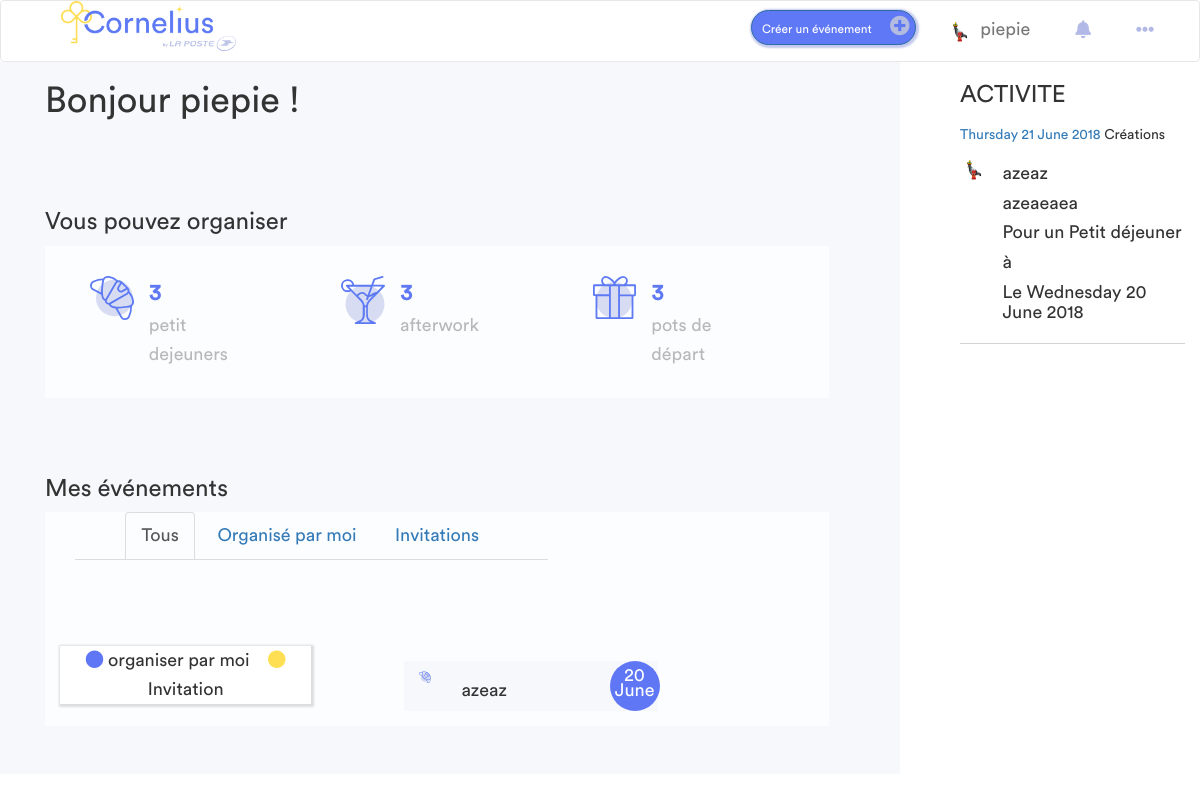
/ (signed in), run on the app's committed database.
### conciergerie/models.py (models this page shows)
class Activite(models.Model):
    date = models.DateTimeField(null=True)
    type = models.ForeignKey(
        'TypeActivite',
        on_delete=models.CASCADE,
    )
    event = models.ForeignKey(
        'Event',
        on_delete=models.CASCADE,
    )
    user = models.ForeignKey(
        'Utilisateur',
        on_delete=models.CASCADE,
    )

class Event(models.Model):
    title = models.TextField()
    desc = models.TextField()
    organizer = models.ForeignKey(
        'Utilisateur',
        on_delete=models.CASCADE,
    )
    place = models.ForeignKey(
        'Place',
        on_delete=models.CASCADE,
        null=True
    )
    service = models.ForeignKey(
        'Service',
        on_delete=models.CASCADE,
        null=True
    )
    date = models.DateTimeField(null=True)

class TypeActivite(models.Model):
    name = models.TextField()

class Utilisateur(models.Model):
    user = models.OneToOneField(User, on_delete=models.CASCADE)
    credit = models.TextField()
    avatar = models.ImageField()

class Service(models.Model):
    name = models.TextField()

### conciergerie/views.py (the view)
# urls.py: url(r'^$', views.index, name='index'),
@login_required
def index(request):
    user = ''
    if request.user:
        user = request.user
    util = Utilisateur.objects.filter(user=user)
    activites = []
    activite = Activite.objects.filter(user=util[0]).order_by('date')[:3]
    for e in activite:
        date =e.event.date
        e.day =date.strftime('%d')
        e.month = date.strftime('%B')
        e.date = e.date.strftime('%A %d %B %Y')
        e.event.date = date.strftime('%A %d %B %Y')
        activites.append(e)
    return render(request, 'index.html', {'avatar': util[0].avatar, 'activites': activites})

### conciergerie/templates/index.html (shortened to what this page needs)
{% extends 'header.html' %}
{% load static %}
{% block content %}
<body>
    <div class="container-perso col-sm-9">
        <div class="row">
            <h1>Bonjour {{ user.username}} !</h1>
        </div>
            <br><br>
        <div class="row">
            <h3>Vous pouvez organiser</h3>
        </div>
        <div class="row">
            <div class="col-sm-11 bg-white">
                <div class="col-sm-4" id="credit-type">
                    <div class="col-sm-4">
                        <img src="{% static 'img/ptit-dej.svg' %}" class="svg-icons" alt="">
                    </div>
                    <div class="col-sm-4 no-padding">
                        <span class="credit-number">3</span>
                        <br>
                        <span class="event-name">petit dejeuners</span>
                    </div>
                </div>
                <div class="col-sm-4" id="credit-type">
                    <div class="col-sm-4">
                        <img src="{% static 'img/afterwork.svg' %}" class="svg-icons" alt="">
                    </div>
                    <div class="col-sm-4 no-padding">
                        <span class="credit-number">3</span>
                        <br>
                        <span class="event-name">afterwork</span>
                    </div>
                </div>
                <div class="col-sm-4" id="credit-type">
                    <div class="col-sm-4">
                        <img src="{% static 'img/pot-depart.svg' %}" class="svg-icons" alt="">
                    </div>
                    <div class="col-sm-4 no-padding">
                        <span class="credit-number">3</span>
                        <br>
                        <span class="event-name">pots de départ</span>
                    </div>
                </div>
            </div>
        </div>
            <br><br>
        <div class="row">
            <h3>Mes événements</h3>
        </div>
        <div id="block-my-events" class="">
            <div class="row">
                 <div class="col-sm-11 bg-white">
                    <div class="col-sm-8 btn-event">
                        <div class="card-menu">
                            <ul class="nav nav-tabs" role="tablist">
                                <li role="presentation" class="active"><a href="#all" aria-controls="profile" role="tab" data-toggle="tab">Tous</a></li>
                                <li role="presentation"><a href="#me" aria-controls="messages" role="tab" data-toggle="tab">Organisé par moi</a></li>
                                <li role="presentation"><a href="#inivte" aria-controls="settings" role="tab" data-toggle="tab">Invitations</a></li>
                            </ul>
                        </div>
                    </div>
                 </div>
            </div>
                <div class="row">
                    <div class="col-sm-11 bg-white">
                        <br><br><br>
                             <div class="col-sm-4" id="calendar-div">
                                 <span><i class="fas fa-circle blue-circle"></i> organiser par moi</span> &nbsp;&nbsp;
                                 <span><i class="fas fa-circle yellow-circle"></i> Invitation</span>
                             </div>
                            <div class="col-sm-offset-1 col-sm-5">
                                <div class="tab-content">
                                  <div id="all" class="tab-pane fade in active">
                                      <div class="event-list">
                                    {% for activite in activites %}
                                        <div class="bg-grey">
                                            <div class="col-sm-2">
                                            {% if  activite.event.service.id == 1 %}
                                                 <img src="{% static 'img/ptit-dej.svg' %}" class="svg-icons" alt="">
                                            {% elif activite.event.service.id == 2 %}
                                                 <img src="{% static 'img/afterwork.svg' %}" class="svg-icons" alt="">
                                            {% elif activite.event.service.id == 3 %}
                                                 <img src="{% static 'img/pot-depart.svg' %}" class="svg-icons" alt="">
                                            {% endif %}
                                            </div>
                                            <div class="col-sm-7 text-padding">
                                                {{ activite.event.title }}
                                            </div>
                                            <div class="col-sm-2">
                                                    {% if user.id == activite.event.organizer.user.id %}
                                                        <div class="circled-blue">
                                                    {% else %}
                                                        <div class="circled-yellow">
                                                    {% endif %}
                                                    <span>{{ activite.day }}</span>
                                                    <div style="line-height: 0.1;">{{ activite.month }}</div>
                                                </div>
                                            </div>
                                        </div>
                                    {% endfor %}
                                      </div>
                                  </div>
                                </div>
                        </div>
                    </div>
                </div>
        </div>
    </div>
    <div class="container-small-perso col-sm-3">
        <h3>ACTIVITE</h3>
        {% if activites|length > 0 %}
            {% for activite in activites %}
                <div class="event-card">
                    <div class="row">
                        <div class="col-sm-12">
                            <h5><a href="">{{ activite.date }}</a> {{ activite.type.name }}</h5>
                        </div>
                    </div>
                    <div class="row">
                        <div class="col-sm-2">
                            <img src="/static/img/{{ activite.event.organizer.avatar }}" class="avatar">
                        </div>
                        <div class="col-sm-10">
                            <div><h4>{{ activite.event.title }}</h4></div>
                            <div><h4>{{ activite.event.desc }}</h4></div>
                            <div><h4>Pour un {{ activite.event.service.name }}</h4></div>
                            <div><h4>à {{ activite.event.place.name }}</h4></div>
                            <div><h4>Le {{ activite.event.date }}</h4></div>
                        </div>
                    </div>
                </div>
            {% endfor %}
        {% endif %}
    </div>
</body>
{% endblock %}

### conciergerie/templates/header.html (shortened to what this page needs)
{% block base %}
<!DOCTYPE html>
{% load static %}
<html lang="en">
<head>
{% block style %}
    <link href="//maxcdn.bootstrapcdn.com/bootstrap/3.3.0/css/bootstrap.min.css" rel="stylesheet" id="bootstrap-css">
    <link rel="stylesheet" href="https://use.fontawesome.com/releases/v5.0.13/css/all.css">
    <link rel="stylesheet" href="https://cdnjs.cloudflare.com/ajax/libs/bootstrap-datepicker/1.4.1/css/bootstrap-datepicker3.css"/>
    <link rel="stylesheet" href="{% static 'css/bootstrap-tagsinput.css' %}">
    <link rel="stylesheet" href="{% static 'font/circular/style.css' %}">
    <link rel="stylesheet" href="{% static 'css/main.css' %}">
{% endblock %}
</head>
<body>
    {% block nav %}
        <nav class="navbar navbar-default">
          <div class="container-fluid" id="brand-div">
            <div class="navbar-header">
                <a class="navbar-brand brand-padding"href="{% url 'index' %}"><img src="{% static 'img/logo.png' %}" class="logo"></a>
            </div>
            <div class="collapse navbar-collapse" id="bs-example-navbar-collapse-1">
              <ul class="nav navbar-nav navbar-right">
                  {% if user.is_authenticated %}
                      <li class="btn-padding"><a href="{% url 'create_event' %}" class="btn-create-event btn btn-primary">Créer un événement <i class="fa fa-plus-circle circle-btn"></i></a></li>
                      <li class="dropdown">
                        <a href="#" class="dropdown-toggle" data-toggle="dropdown">
                            <img src="/static/img/{{ avatar.url }}" class="avatar">
                            <span>{{ user.username}}</span>
                        </a></li>
                      <li class="li-padding"><a href=""><i class="fa fa-bell color-3"></i></a></li>
                      <li class="li-padding"><a href=""><i class="fa fa-ellipsis-h color-3"></i></a></li
                  {% else %}
                      <li class="li-padding"><a href="{% url 'login' %}"><i class="fas fa-sign-in-alt color-3"></i></a></li
                  {% endif %}
              </ul>
            </div>
          </div>
        </nav>
    {% endblock %}
{% endblock %}
{% block content %}
{% endblock %}
{% block footer %}
    </body>
    </html>
{% endblock %}

### static/css/main.css (style rules this page uses)
body, html { height: 100%; font-family: 'Circular Std Book','Roboto','Helvetica','Arial',sans-serif!important; font-size: 18px!important; }
.navbar { margin-bottom: 0!important; }
.logo { max-width: 175px; padding-bottom: 10px; }
.li-padding { padding-top: 1%; }
.btn-padding { padding-top: 2%; }
.brand-padding { padding-top: 0 !important; }
#brand-div { padding-left: 5% !important; }
.navbar-default { background-color: white!important; }
.container-perso { background-color: #f7f8fc; padding-left: 5%!important; padding-bottom: 4%!important;; }
div { line-height: 1.6; }
.bg-white { background-color: #fcfdff!important; }
.svg-icons { max-height: 50px; max-width: 100px; }
#credit-type { padding-top: 30px; padding-bottom: 30px; }
.no-padding { padding: 0!important; }
.btn-event { padding-left: 15px!important; }
.blue-circle { color : #5f77f5; }
.yellow-circle { color: #fedf53; }
#calendar-div { background-color: white; box-shadow: 1px 1px 2px 2px #dddddd; text-align: center; }
.event-list { display: flex; flex-direction: column; padding:5px; max-height: 300px; overflow: auto; }
.bg-grey { background-color: #f7f8fc!important; margin:10px !important; }
.text-padding { padding-top: 15px; }
.circled-blue { width: 50px; height: 50px; background: #5f77f5; border-radius: 70px; text-align: center; color: #ffffff; }
.container-small-perso { background-color: #ffffff; padding-left: 5%; height: auto; }
.avatar { height: 30px; width: 30px; border-radius: 50% }
.event-card { padding-bottom: 10px; margin-bottom: 10px; border-bottom: lightgrey solid 1px; }
.btn-create-event { border-radius: 30px!important; padding: 5px 5px 5px 10px!important; color:white!important; background-color: #5f78f6!important; font-size: 12px!important; box-shadow: 1px 1px 2px 2px #c3c9ed!important; }
.navbar-nav>li { margin-right: 15px; }
.circle-btn { color: #b3bbdf!important; font-size: 20px!important; padding-left: 15px; }
.color-3 { color : #b2b9e7; }
.credit-number { color : #5f79f2; font-weight: bold; font-size: 22px; }
.event-name { color : #b8b8b8; }
.nav-tabs > li, .nav-pills > li { float:none!important; display:inline-block!important;; }
.nav-tabs, .nav-pills { text-align:center!important; }
.nav-tabs>li.active>a, .nav-tabs>li.active>a:hover, .nav-tabs>li.active>a:focus { background-color: transparent!important; }

### data on the page
Activite: event "azeaz", day "20", month "June", date "Thursday 21 June 2018", type.name "Créations", event.organizer.avatar (picture), event.desc "azeaeaea", event.service.name "Petit déjeuner", event "Wednesday 20 June 2018"

### other printed values
{{ user.username }} "piepie"
